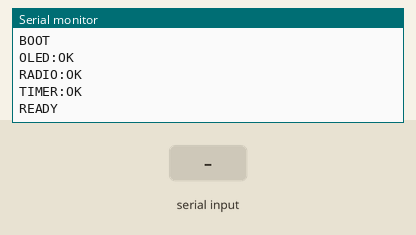
Bench run of a sketch on a simulated ESP32. Shown: the last lines printed to the serial monitor. The inputs (shaded band) are chosen by the test bench.

Above: at 2.2 s.
2.3 s: "pager:\n" received over Serial
At 3.5 s:
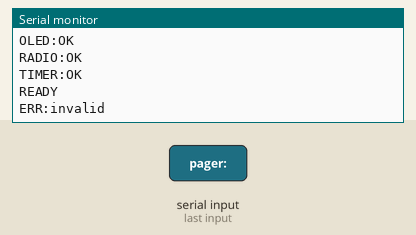
3.8 s: "pager:90\n" received over Serial
At 5.5 s:
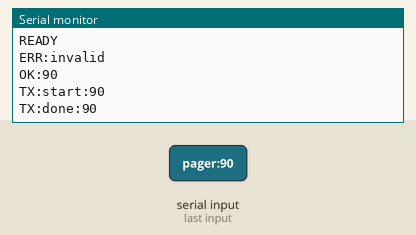

Measured:
- after the input at 2.3 s, the serial monitor: prints a new line at once (image 1)
- after the input at 3.8 s, the serial monitor: prints a new line at once (image 2)

The sketch:

esp32-pager-simulator.ino
```cpp
/*
 * FirePager Alarmierungseinheit – Simulator
 *
 * Bildet das serielle Protokoll aus FirePager-Gateway.md nach, ohne echtes
 * SX1278-Funkmodul. Dient zum Testen der Leitstellen-Software gegen ein
 * reales ESP32-Board über USB.
 *
 * Verbindung: 115200 Baud, 8N1, Zeilenende \n
 */

#include <Arduino.h>

// ---- Timing (siehe "Übertragungsdauer" in FirePager-Gateway.md) ----
static const unsigned long TX_DURATION_MS = 1100;  // ca. 1,0–1,2 s pro Melder
static const unsigned long TX_PAUSE_MS = 300;       // Pause zwischen zwei Alarmen
static const unsigned long BOOT_STEP_DELAY_MS = 250;

static const int PAGER_ID_MIN = 1;
static const int PAGER_ID_MAX = 998;
static const size_t QUEUE_CAPACITY = 50;

int queueBuf[QUEUE_CAPACITY];
size_t queueHead = 0;
size_t queueCount = 0;

enum class TxState { IDLE, SENDING, PAUSING };
TxState txState = TxState::IDLE;
unsigned long txStateStartedAt = 0;
int txCurrentId = -1;

String lineBuf;

void queuePush(int id) {
	queueBuf[(queueHead + queueCount) % QUEUE_CAPACITY] = id;
	queueCount++;
}

int queuePop() {
	int id = queueBuf[queueHead];
	queueHead = (queueHead + 1) % QUEUE_CAPACITY;
	queueCount--;
	return id;
}

void sendBootSequence() {
	Serial.println("BOOT");
	delay(BOOT_STEP_DELAY_MS);
	Serial.println("OLED:OK");
	delay(BOOT_STEP_DELAY_MS);
	Serial.println("RADIO:OK");
	delay(BOOT_STEP_DELAY_MS);
	Serial.println("TIMER:OK");
	delay(BOOT_STEP_DELAY_MS);
	Serial.println("READY");
}

// Erwartet exakt "pager:<Ziffern>", führende Nullen erlaubt (werden ignoriert).
bool parsePagerCommand(const String& line, int& idOut) {
	if (!line.startsWith("pager:")) return false;
	String numPart = line.substring(6);
	if (numPart.length() == 0) return false;
	for (size_t i = 0; i < numPart.length(); i++) {
		if (!isDigit(numPart[i])) return false;
	}
	idOut = numPart.toInt();
	return true;
}

void handleLine(String line) {
	line.trim();
	if (line.length() == 0) return;

	int id;
	if (!parsePagerCommand(line, id)) {
		Serial.println("ERR:invalid");
		return;
	}

	if (id < PAGER_ID_MIN || id > PAGER_ID_MAX) {
		Serial.println("ERR:range");
		return;
	}

	if (queueCount >= QUEUE_CAPACITY) {
		Serial.println("ERR:queue_full");
		return;
	}

	queuePush(id);
	Serial.print("OK:");
	Serial.println(id);
}

// Nicht-blockierende Queue-Abarbeitung, damit eingehende serielle Daten
// währenddessen weiter verarbeitet werden können (wie auf der echten Einheit).
void pumpQueue() {
	unsigned long now = millis();

	switch (txState) {
		case TxState::IDLE:
			if (queueCount > 0) {
				txCurrentId = queuePop();
				Serial.print("TX:start:");
				Serial.println(txCurrentId);
				txStateStartedAt = now;
				txState = TxState::SENDING;
			}
			break;

		case TxState::SENDING:
			if (now - txStateStartedAt >= TX_DURATION_MS) {
				Serial.print("TX:done:");
				Serial.println(txCurrentId);
				txStateStartedAt = now;
				txState = TxState::PAUSING;
			}
			break;

		case TxState::PAUSING:
			if (now - txStateStartedAt >= TX_PAUSE_MS) {
				txState = TxState::IDLE;
			}
			break;
	}
}

void setup() {
	Serial.begin(115200);
	while (!Serial) {
		// warten bis USB-CDC bereit ist (bei manchen Boards nötig)
	}
	sendBootSequence();
}

void loop() {
	while (Serial.available() > 0) {
		char c = Serial.read();
		if (c == '\r') continue;
		if (c == '\n') {
			handleLine(lineBuf);
			lineBuf = "";
		} else {
			lineBuf += c;
		}
	}

	pumpQueue();
}
```
